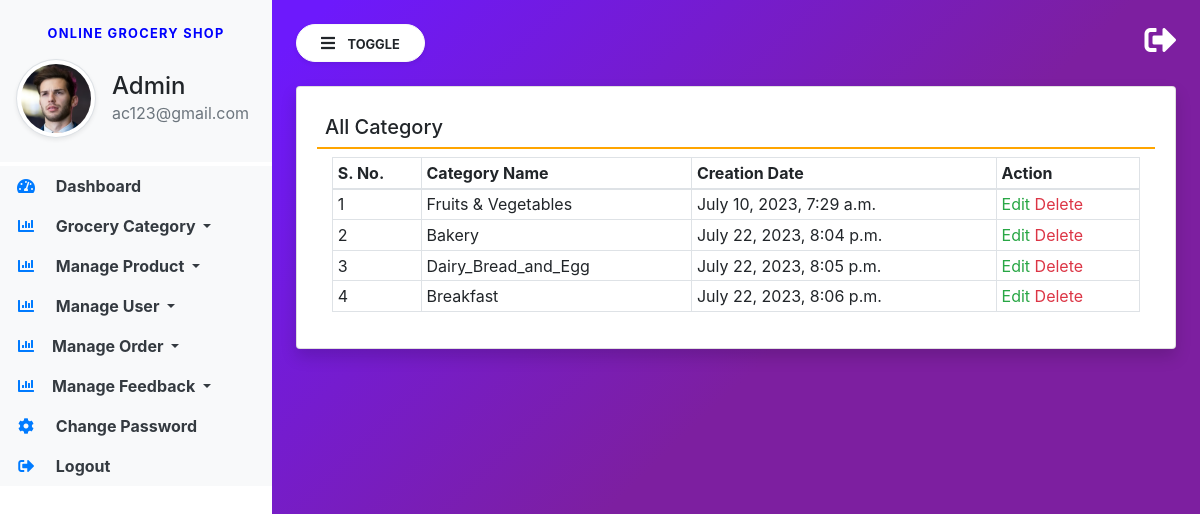
Screenshot of /view-category/ (signed in) with the database file from the repository.
### groceryapp/models.py (models this page shows, shortened)
class Category(models.Model):
    name = models.CharField(max_length=100, null=True, blank=True)
    created = models.DateTimeField(auto_now_add=True)

### groceryapp/views.py (the view)
# urls.py: path('view-category/', view_category, name="view_category"),
def view_category(request):
    if not request.user.is_staff:
        return redirect('admin_login')
    category = Category.objects.all()
    return render(request, 'view_category.html', locals())

### groceryapp/templates/view_category.html
{% extends 'admin_base.html' %}
{% block main  %}
<div class="card shadow">
    <div class="card-body">
        <h5 class="p-2" style="border-bottom: 2px solid orange;">All Category</h5>
        <div class="container-fluid">
            <table class="table table-bordered table-sm" id="example">
                <thead>
                <tr>
                    <th>S. No.</th>
                    <th>Category Name</th>
                    <th>Creation Date</th>
                    <th>Action</th>
                </tr>
                </thead>
                <tbody>
                {% for i in category %}
                <tr>
                    <td>{{forloop.counter}}</td>
                    <td>{{i.name}}</td>
                    <td>{{i.created}}</td>
                    <td>
                        <a href="/edit-category/{{i.id}}/" class="text-success">Edit</a>
                        <a href="/delete-category/{{i.id}}/" class="text-danger"
                           onclick="return confirm('Are You Sure?')">Delete</a></td>
                </tr>
                {% endfor %}
                </tbody>
            </table>
        </div>
    </div>
</div>
{% endblock %}

### groceryapp/templates/admin_base.html (shortened to what this page needs)
{% load static %}
<html lang="en">
<head>
    <link rel="stylesheet" href="https://maxcdn.bootstrapcdn.com/bootstrap/4.3.1/css/bootstrap.min.css">
    <link rel="stylesheet" href="https://use.fontawesome.com/releases/v5.6.3/css/all.css"
>
    <link rel="stylesheet" type="text/css" href="{% static 'css/sidebar.css' %}">
</head>
<body>
<div class="vertical-nav bg-white" id="sidebar">
    <div class="py-4 px-3 mb-1 bg-light">
        <p class="font-weight-bold text-uppercase px-3 small dashboard-text text-center">Online Grocery Shop</p>
        <div class="media d-flex align-items-center">
            <img src="{% static 'images/pic-3.png' %}" width="80" height="80"
                 class="mr-3 rounded-circle img-thumbnail shadow-sm">
            <div class="media-body">
                <h4 class="mb-0">Admin</h4>
                <p class="text-muted mb-0">{{request.user.email}}</p>
            </div>
        </div>
    </div>
    <ul class="nav flex-column bg-white">
        <li class="nav-item">
            <a href="/admindashboard/" class="nav-link text-dark bg-light">
                <i class="fas fa-tachometer-alt fa-fw mr-3 text-primary"></i>
                Dashboard
            </a>
        </li>
        <li class="nav-item dropdown">
            <a class="nav-link dropdown-toggle text-dark bg-light" href="#" id="navbardrop" data-toggle="dropdown">
                <i class="fas fa-chart-bar mr-3 text-primary fa-fw"></i> Grocery Category
            </a>
        </li>
        <li class="nav-item dropdown">
            <a class="nav-link dropdown-toggle text-dark bg-light" href="#" id="navbardrop" data-toggle="dropdown">
                <i class="fas fa-chart-bar mr-3 text-primary fa-fw"></i> Manage Product
            </a>
        </li>
        <li class="nav-item dropdown">
            <a class="nav-link dropdown-toggle text-dark bg-light" href="#" id="navbardrop" data-toggle="dropdown">
                <i class="fas fa-chart-bar mr-3 text-primary fa-fw"></i> Manage User
            </a>
        </li>
        <li class="nav-item dropdown">
            <a class="nav-link dropdown-toggle text-dark bg-light" href="#" id="navbardrop" data-toggle="dropdown">
                <i class="fas fa-chart-bar mr-3 text-primary fa-fw"></i>Manage Order
            </a>
        </li>
        <li class="nav-item dropdown">
            <a class="nav-link dropdown-toggle text-dark bg-light" href="#" id="navbardrop" data-toggle="dropdown">
                <i class="fas fa-chart-bar mr-3 text-primary fa-fw"></i>Manage Feedback
            </a>
        </li>
        <li class="nav-item">
            <a href="/admin-change-password/" class="nav-link text-dark bg-light">
                <i class="fas fa-cog mr-3 text-primary fa-fw"></i>
                Change Password
            </a>
        </li>
        <li class="nav-item">
            <a href="/logout/" class="nav-link text-dark bg-light">
                <i class="fas fa-sign-out-alt mr-3 text-primary fa-fw"></i>
                Logout
            </a>
        </li>
    </ul>
</div>
<div class="page-content p-4" id="content">
    <a href="/logout/" title="logout" class="float-right text-white"><i class="fas fa-sign-out-alt fa-2x"></i></a>
    <button id="sidebarCollapse" type="button" class="btn btn-light bg-white rounded-pill shadow-sm px-4 mb-4">
        <i class="fas fa-bars mr-2"></i>
        <small class="text-uppercase font-weight-bold">Toggle</small>
    </button>
    {% block main %}
    {% endblock %}
</div>
</body>
</html>

### groceryapp/static/css/sidebar.css (style rules this page uses)
body { background-image : linear-gradient(135.9deg,rgba(109,25,252,1) 16.4%,rgba(125,31,160,1) 56.1%); min-height:100vh; }
.vertical-nav { min-width : 17rem; width : 17rem; height:100vh; position:fixed; top:0; left:0; transition: all 0.4s; }
.page-content { width:calc(100% - 17rem); margin-left:17rem; transition:all 0.4s; }
.dashboard-text { letter-spacing : 0.1em; color : blue; }
.nav-link { font-weight : bold; }

### rows the page displays
Category: name "Fruits & Vegetables", created "July 10, 2023, 7:29 a.m."
Category: name "Bakery", created "July 22, 2023, 8:04 p.m."
Category: name "Dairy_Bread_and_Egg", created "July 22, 2023, 8:05 p.m."
Category: name "Breakfast", created "July 22, 2023, 8:06 p.m."

### other values shown
{{ request.user.email }} "ac123@gmail.com"
